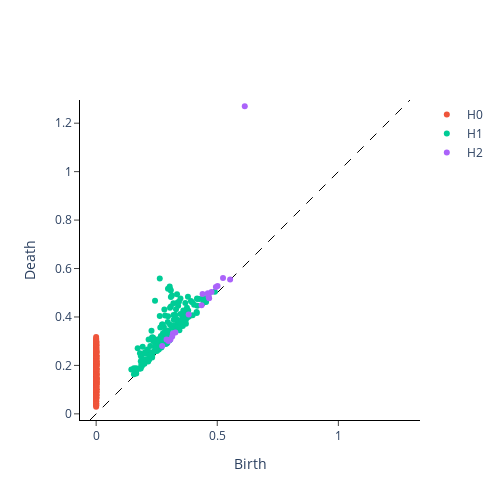

The cell this chart's notebook holds for it:
### Code cell
from gtda.plotting import plot_diagram

plot_diagram(diagrams_basic[10])

### Figure 1 — Plotly figure (JSON) as saved in the notebook; plotly's stock layout.template omitted (floating-point values rounded to 4 significant figures; data arrays with more than 128 entries replaced by an {"elided": "..."} marker saying what was removed)
{"data": [{"hoverinfo": "none", "line": {"color": "black", "dash": "dash", "width": 1}, "mode": "lines", "showlegend": false, "type": "scatter", "x": [-0.02541, 1.296], "y": [-0.02541, 1.296]}, {"hoverinfo": "text", "hovertext": {"elided": "399 str values"}, "mode": "markers", "name": "H0", "type": "scatter", "x": {"elided": "399 int values"}, "y": {"elided": "399 float values"}}, {"hoverinfo": "text", "hovertext": {"elided": "163 str values"}, "mode": "markers", "name": "H1", "type": "scatter", "x": {"elided": "163 float values"}, "y": {"elided": "163 float values"}}, {"hoverinfo": "text", "hovertext": ["(0.6136372089385986, 1.2703994512557983)", "(0.5531411170959473, 0.5550559163093567)", "(0.5238255262374878, 0.5606417059898376)", "(0.5011883974075317, 0.527499258518219)", "(0.4943402409553528, 0.5241801142692566)", "(0.47624823451042175, 0.502665638923645)", "(0.46643996238708496, 0.47690460085868835)", "(0.4642728567123413, 0.48328492045402527)", "(0.4609934389591217, 0.4975046217441559)", "(0.43928062915802, 0.4945273995399475)", "(0.4353378415107727, 0.4479270279407501)", "(0.38196781277656555, 0.41023993492126465)", "(0.3272818922996521, 0.3360148072242737)", "(0.3168848752975464, 0.3315798342227936)", "(0.3141058683395386, 0.31942635774612427)", "(0.30669718980789185, 0.30705320835113525)", "(0.2987041175365448, 0.30044516921043396)", "(0.29070478677749634, 0.3069439232349396)", "(0.27271419763565063, 0.28002798557281494)"], "mode": "markers", "name": "H2", "type": "scatter", "x": [0.6136, 0.5531, 0.5238, 0.5012, 0.4943, 0.4762, 0.4664, 0.4643, 0.461, 0.4393, 0.4353, 0.382, 0.3273, 0.3169, 0.3141, 0.3067, 0.2987, 0.2907, 0.2727], "y": [1.27, 0.5551, 0.5606, 0.5275, 0.5242, 0.5027, 0.4769, 0.4833, 0.4975, 0.4945, 0.4479, 0.4102, 0.336, 0.3316, 0.3194, 0.3071, 0.3004, 0.3069, 0.28]}], "layout": {"height": 500, "plot_bgcolor": "white", "width": 500, "xaxis": {"autorange": false, "exponentformat": "e", "linecolor": "black", "linewidth": 1, "mirror": false, "range": [-0.02541, 1.296], "showexponent": "all", "showline": true, "side": "bottom", "ticks": "outside", "title": {"text": "Birth"}, "type": "linear", "zeroline": true}, "yaxis": {"autorange": false, "exponentformat": "e", "linecolor": "black", "linewidth": 1, "mirror": false, "range": [-0.02541, 1.296], "scaleanchor": "x", "scaleratio": 1, "showexponent": "all", "showline": true, "side": "left", "ticks": "outside", "title": {"text": "Death"}, "type": "linear", "zeroline": true}}}
